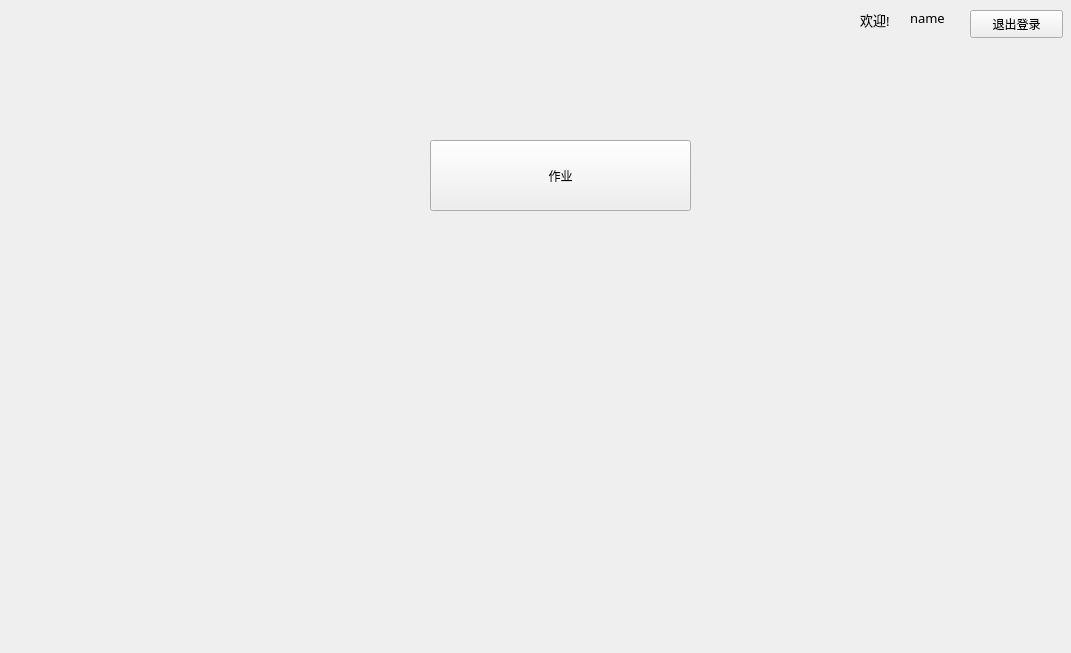
<?xml version="1.0" encoding="UTF-8"?>
<ui version="4.0">
 <class>Widget2</class>
 <widget class="QWidget" name="Widget2">
  <property name="geometry">
   <rect>
    <x>0</x>
    <y>0</y>
    <width>1071</width>
    <height>653</height>
   </rect>
  </property>
  <property name="windowTitle">
   <string>学生界面</string>
  </property>
  <widget class="QPushButton" name="exitbtn">
   <property name="geometry">
    <rect>
     <x>970</x>
     <y>10</y>
     <width>93</width>
     <height>28</height>
    </rect>
   </property>
   <property name="text">
    <string>退出登录</string>
   </property>
  </widget>
  <widget class="QLabel" name="namelabel">
   <property name="geometry">
    <rect>
     <x>910</x>
     <y>10</y>
     <width>61</width>
     <height>16</height>
    </rect>
   </property>
   <property name="font">
    <font>
     <family>Agency FB</family>
     <pointsize>10</pointsize>
    </font>
   </property>
   <property name="text">
    <string>name</string>
   </property>
  </widget>
  <widget class="QLabel" name="label_2">
   <property name="geometry">
    <rect>
     <x>860</x>
     <y>10</y>
     <width>41</width>
     <height>20</height>
    </rect>
   </property>
   <property name="font">
    <font>
     <family>Agency FB</family>
     <pointsize>10</pointsize>
    </font>
   </property>
   <property name="text">
    <string>欢迎!</string>
   </property>
  </widget>
  <widget class="QPushButton" name="pushButton">
   <property name="geometry">
    <rect>
     <x>430</x>
     <y>140</y>
     <width>261</width>
     <height>71</height>
    </rect>
   </property>
   <property name="text">
    <string>作业</string>
   </property>
  </widget>
 </widget>
 <layoutdefault spacing="6" margin="11"/>
 <resources/>
 <connections/>
</ui>
